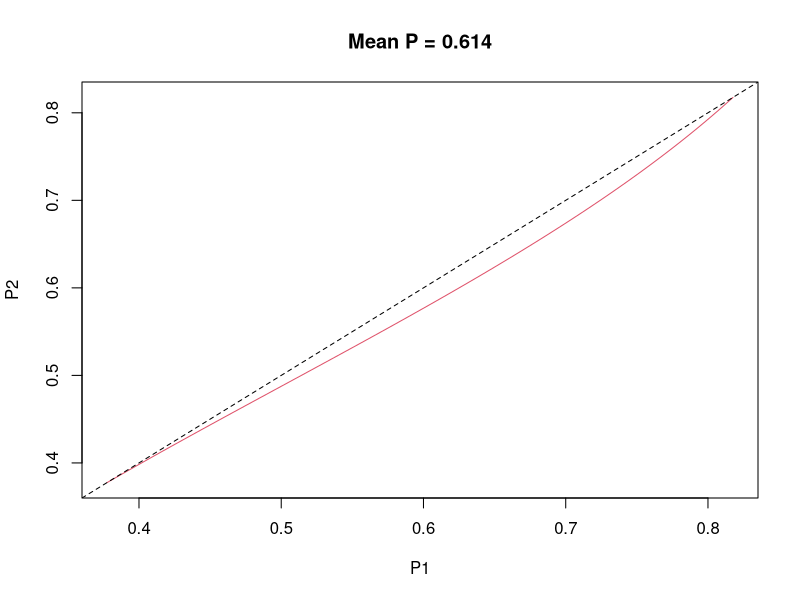
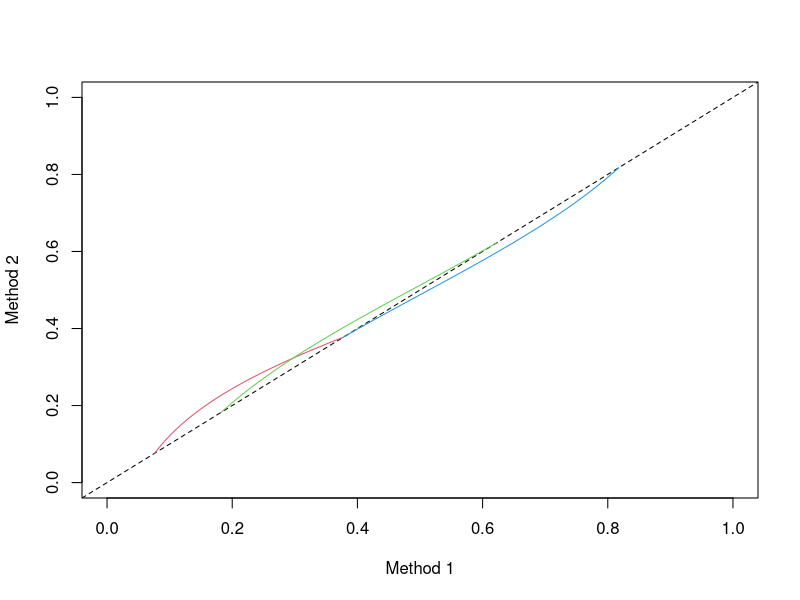

Write the R code that produced these figures, in order.
x1 <- 0:100/100
x2 <- 1-x1

beta0 <- 1
beta1 <- +1
beta2 <- -1
betaC <- -0.5

P1 <- plogis(beta0 + beta1*x1 + beta2*x2 + betaC)
P2 <- plogis(beta0 + beta1*1 + betaC)*x1 + plogis(beta0 + beta2*1 + betaC)*x2

plot(P1, P2,type="l",col=2,main=paste("Mean P =", round(mean(P1),3)))
abline(0,1,lty=2)

f <- function(beta0=0, ...) {
    P1 <- plogis(beta0 + beta1*x1 + beta2*x2 + betaC)
    P2 <- plogis(beta0 + beta1*1 + betaC)*x1 + plogis(beta0 + beta2*1 + betaC)*x2
    lines(P1, P2, ...)
    invisible(cbind(P1, P2))
}

beta1 <- +1
beta2 <- -1
betaC <- -0.5
plot(0, type="n", ylim=c(0, 1), xlim=c(0, 1), xlab="Method 1", ylab="Method 2")
abline(0,1,lty=2)
f(-1, col=2)
f(0, col=3)
f(1, col=4)
